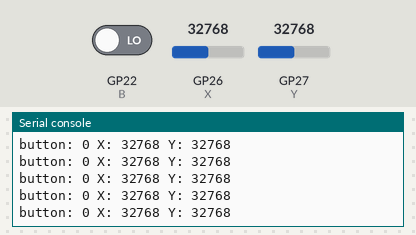
Bench run of a program on a simulated Raspberry Pi Pico running MicroPython. On the bench: the last lines printed to the serial console. The test bench sets the inputs (shaded band); at power-on: GP26 (X) = 32768, GP27 (Y) = 32768, GP22 (B) LOW (analog values on the 0–65535 scale).

Above: at 1.2 s.
1.3 s: GP26 (X) set to 45874
At 1.32 s:
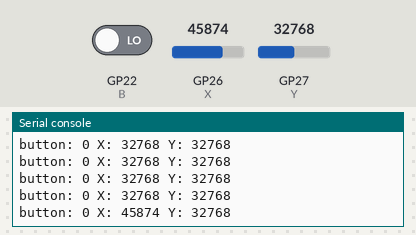
2.8 s: GP27 (Y) set to 45874
At 2.83 s:
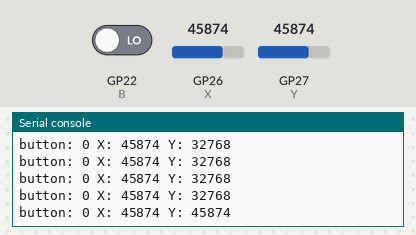
4.3 s: GP22 (B) driven HIGH
At 4.34 s:
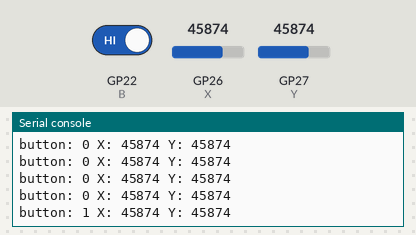
5.8 s: GP26 (X) set to 57670
At 5.85 s:
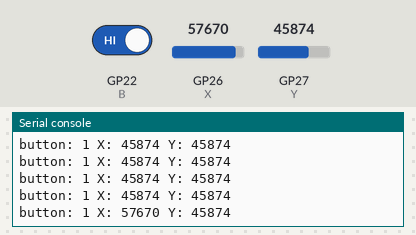
7.3 s: GP27 (Y) set to 57670
At 7.36 s:
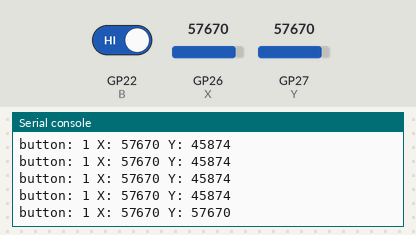
8.8 s: GP22 (B) driven LOW
At 8.87 s:
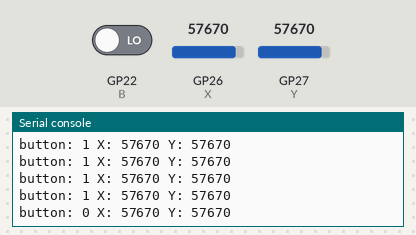
Timing chart, 0 to 11.3 s (numbered marks = the images above; inputs shaded):
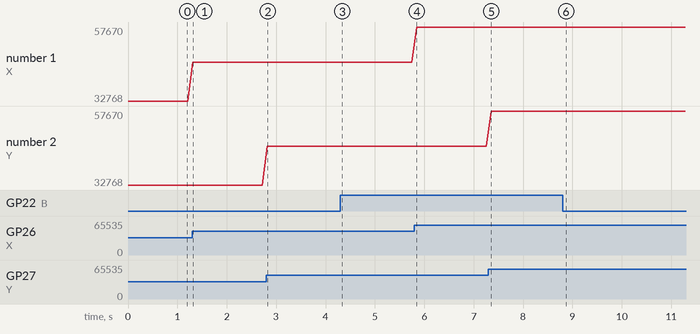

Measured:
- after the input at 1.3 s, the serial console: prints a new line at once (image 1)
- after the input at 2.8 s, the serial console: prints a new line at once (image 2)
- after the input at 4.3 s, the serial console: prints a new line at once (image 3)
- after the input at 5.8 s, the serial console: prints a new line at once (image 4)
- after the input at 7.3 s, the serial console: prints a new line after 0.05 s (image 5)
- after the input at 8.8 s, the serial console: prints a new line after 0.07 s (image 6)
- plotted number 1: 32768 → 45874 after the input at 1.3 s, 45874 → 57670 after the input at 5.8 s

The program:

joystick.py
```python
'''
 * Keyestudio 42 in 1 Starter Kit for Raspberry Pi Pico
 * lesson 28
 * Joystick
 * http://www.keyestudio.com
'''
import machine
import utime

B = machine.Pin(22, machine.Pin.IN)
X = machine.ADC(26)
Y = machine.ADC(27)
while True:
    B_value = B.value()
    X_value = X.read_u16()
    Y_value = Y.read_u16()
    print("button:", end = " ")
    print(B_value, end = " ")
    print("X:", end = " ")
    print(X_value, end = " ")
    print("Y:", end = " ")
    print(Y_value)
    utime.sleep(0.1)
```
